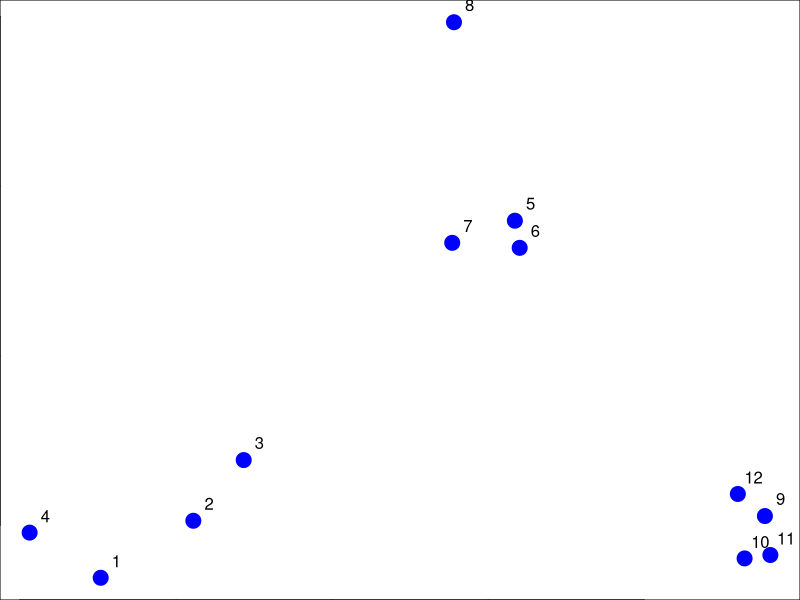
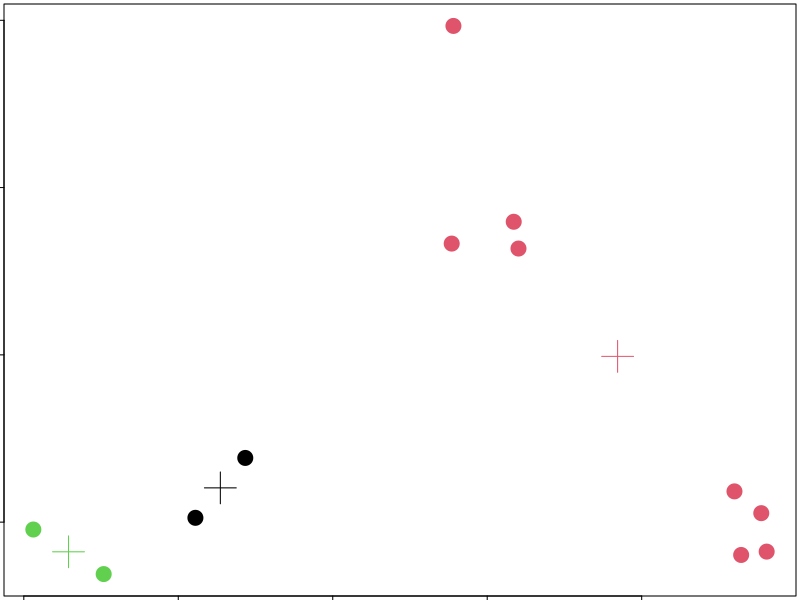

Here is the R script that generated these plots, in order:
set.seed(1234)
par(mar=c(0,0,0,0))
x <- rnorm(12, mean=rep(1:3,each=4),sd=0.2)
y <- rnorm(12, mean=rep(c(1,2,1),each=4),sd=0.2)
plot(x,y, col="blue",pch=19,cex=2)
text(x+0.05,y+0.05,labels = as.character((1:12)))
dataFrame <- data.frame(x,y)
kmeansObj <- kmeans(dataFrame, centers=3)
names(kmeansObj)
kmeansObj$cluster
par(mar=rep(0.2,4))
plot(x,y,col=kmeansObj$cluster,pch=19,cex=2)
points(kmeansObj$centers, col=1:3, pch=3, cex=3, lwd=1)

